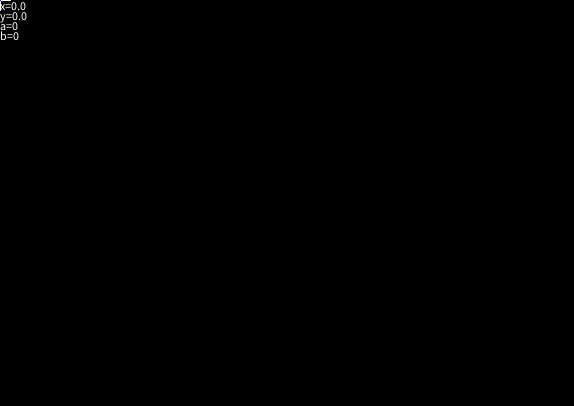
Frame 1 (no input)
Frame 60 (the mouse pressed at the canvas centre just before this capture): identical to frame 1, image omitted
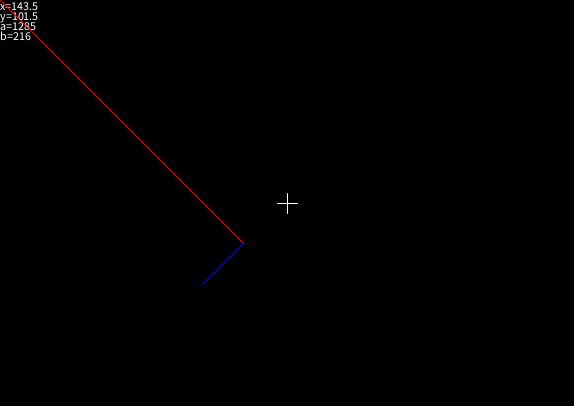
Frame 120 (the mouse held since frame 60 and released just before this capture)

The Processing sketch that drew these frames (run headless with seeded random() and noise(); from frame 60 on, the mouse is pressed at the canvas centre):

// Processing sketch: coord
// ── coord.pde
int w = 287;
int h = 203;

PVector pos;

int scale = 2;

final float stepsPerMM = 7.47169811321;

void settings() {
  size(w * scale, h * scale);
}

void setup() {
  pos = new PVector();
}

int getA(float x, float y) {
  return int((y * sqrt(2)) + (getB(x, y)));
}

int getB(float x, float y) {
  return int(((x - y) * sqrt(2) / 2));
}

void draw() {
  background(0);
  
  pos.x = mouseX / float(scale);
  pos.y = mouseY / float(scale);
  
  text("x=" + pos.x, 0, 10);
  text("y=" + pos.y, 0, 20);
  
  stroke(255);
  line(mouseX - 10, mouseY, mouseX + 10, mouseY);
  line(mouseX, mouseY - 10, mouseX, mouseY + 10);
 
 
  //stroke(255, 0, 0);
  //float m = (mouseX - mouseY) * sqrt(2) / 2;
  //float k = m * sqrt(2) / 2;
  ////println(mouseX - mouseY);
  ////println("a" + m);
  //line(mouseY, mouseY, mouseX, mouseY);
  //float j = mouseY + k;
  //line(0, mouseY, mouseY, mouseY);
  //line(0, 0, j, j);
  //line(j, j, j + k, j - k);
  
  float a = getA(pos.x, pos.y);
  float b = getB(pos.x, pos.y);
  
  text("a=" + int(a * stepsPerMM), 0, 30);
  
  push();
  rotate(PI / 4);
  stroke(255, 0, 0);
  line(0, 0, a * scale, 0);
  pop();
  
  text("b=" + int(b * stepsPerMM), 0, 40);
  
  push();
  rotate(PI / 4);
  stroke(0, 0, 255);
  line(a * scale, 0, a * scale, b * scale);
  pop();
}
